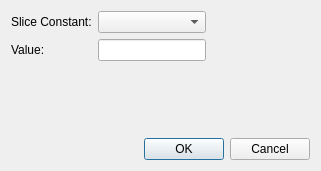
<?xml version="1.0" encoding="UTF-8"?>
<ui version="4.0">
 <class>AddSliceDialog</class>
 <widget class="QDialog" name="AddSliceDialog">
  <property name="geometry">
   <rect>
    <x>0</x>
    <y>0</y>
    <width>321</width>
    <height>171</height>
   </rect>
  </property>
  <property name="windowTitle">
   <string>Dialog</string>
  </property>
  <layout class="QVBoxLayout" name="verticalLayout">
   <item>
    <layout class="QHBoxLayout" name="horizontalLayout">
     <item>
      <layout class="QGridLayout" name="gridLayout">
       <item row="0" column="0">
        <widget class="QLabel" name="label">
         <property name="text">
          <string>Slice Constant:</string>
         </property>
        </widget>
       </item>
       <item row="0" column="1">
        <widget class="QComboBox" name="cbType"/>
       </item>
       <item row="1" column="0">
        <widget class="QLabel" name="label_2">
         <property name="text">
          <string>Value:</string>
         </property>
        </widget>
       </item>
       <item row="1" column="1">
        <widget class="QLineEdit" name="leValue"/>
       </item>
      </layout>
     </item>
     <item>
      <spacer name="horizontalSpacer">
       <property name="orientation">
        <enum>Qt::Horizontal</enum>
       </property>
       <property name="sizeHint" stdset="0">
        <size>
         <width>40</width>
         <height>20</height>
        </size>
       </property>
      </spacer>
     </item>
    </layout>
   </item>
   <item>
    <spacer name="verticalSpacer">
     <property name="orientation">
      <enum>Qt::Vertical</enum>
     </property>
     <property name="sizeHint" stdset="0">
      <size>
       <width>20</width>
       <height>38</height>
      </size>
     </property>
    </spacer>
   </item>
   <item>
    <widget class="QDialogButtonBox" name="buttonBox">
     <property name="orientation">
      <enum>Qt::Horizontal</enum>
     </property>
     <property name="standardButtons">
      <set>QDialogButtonBox::Cancel|QDialogButtonBox::Ok</set>
     </property>
    </widget>
   </item>
  </layout>
 </widget>
 <resources/>
 <connections>
  <connection>
   <sender>buttonBox</sender>
   <signal>accepted()</signal>
   <receiver>AddSliceDialog</receiver>
   <slot>accept()</slot>
   <hints>
    <hint type="sourcelabel">
     <x>248</x>
     <y>254</y>
    </hint>
    <hint type="destinationlabel">
     <x>157</x>
     <y>274</y>
    </hint>
   </hints>
  </connection>
  <connection>
   <sender>buttonBox</sender>
   <signal>rejected()</signal>
   <receiver>AddSliceDialog</receiver>
   <slot>reject()</slot>
   <hints>
    <hint type="sourcelabel">
     <x>316</x>
     <y>260</y>
    </hint>
    <hint type="destinationlabel">
     <x>286</x>
     <y>274</y>
    </hint>
   </hints>
  </connection>
 </connections>
</ui>
